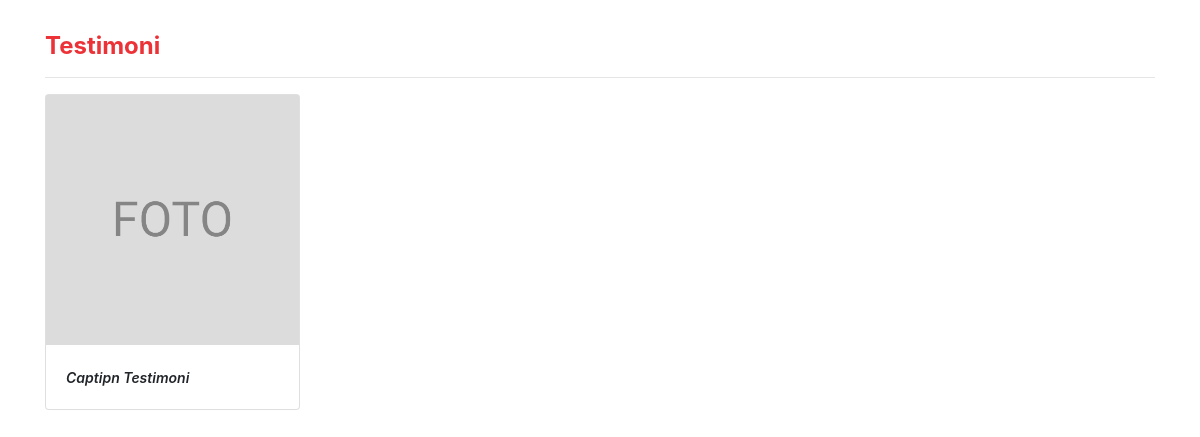
Page /page/test.php on the committed database.
### tables this page shows
CREATE TABLE `tbl_test` (
  `id_test` int(11) NOT NULL,
  `caption` varchar(100) NOT NULL,
  `foto` varchar(100) NOT NULL
);

### admin/functions.php (called while the page is built, shortened)
<?php
    $conn = mysqli_connect("localhost", "root", "", "rental");
    function tampilData($query){
        global $conn;
        $result = mysqli_query($conn, $query);
        $rows = [];
        while( $row = mysqli_fetch_assoc($result)) {
            $rows[] = $row;
        }
        return $rows;
    }
?>

### page/test.php (the view, shortened to what this page needs)
<?php
require '../admin/functions.php';
    $tbl_test = tampilData("SELECT * FROM tbl_test");
?>
<!DOCTYPE html>
<html>
<head>
    <link rel="stylesheet" href="../assets/bootstrap/css/bootstrap.min.css">
    <link rel="stylesheet" href="../assets/fonts/font-awesome.min.css">
    <link rel="stylesheet" href="../assets/css/styles.css">
</head>
<body>
<div class="section1 ">
        <div class="container">
            <h4 >Testimoni</h4>
            <hr class="putih">
            <div class="row">
            <?php foreach( $tbl_test as $row) : ?>
                <div class="col-md-3">
                    <div class="card">
                        <img class="card-img-paket" src="../assets/img/<?= $row["foto"] ?>" onclick="window.open(this.src)">
                        <div class="card-body">
                            <small class="center"><?= $row["caption"] ?></small>
                        </div>
                    </div>
                </div>
                <?php endforeach; ?>
            </div>
        </div>
    </div>
</body>
</html>

### assets/css/styles.css (style rules this page uses)
.section1 { padding-top: 16px; margin-top: 16px; }
.card { margin-bottom: 16px; }
.card-img-paket { height: 250px; object-fit: cover; }
.center { font-style: oblique; font-weight: 600; font-size: 14px; text-overflow: ellipsis; overflow: hidden; white-space: nowrap; }
.putih { color: #FFF; }
h1, h2, h3, h4, h5, h6 { color: #EC3237; font-weight: bold; }
body { scroll-behavior: smooth; }

### rows in the picture
tbl_test: foto (picture), caption "Captipn Testimoni"
